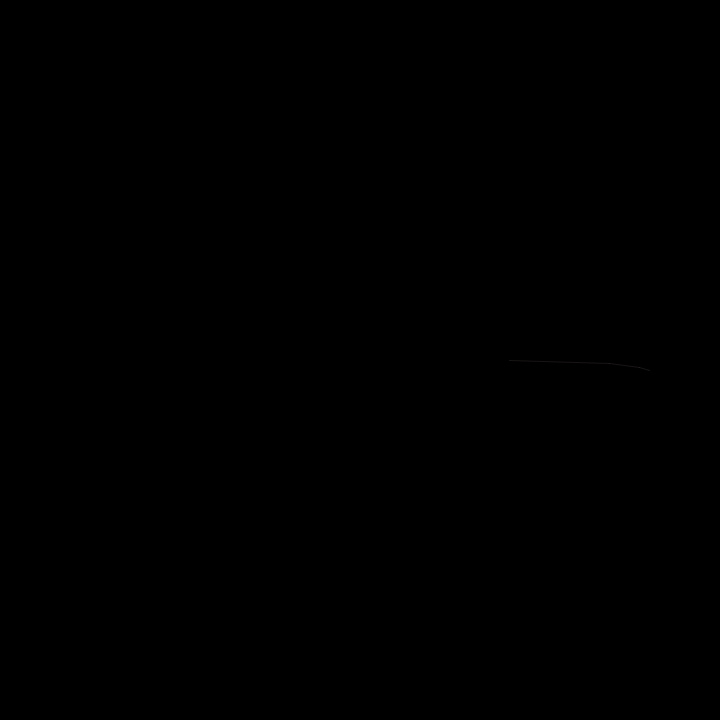
Frame 1 (no input)
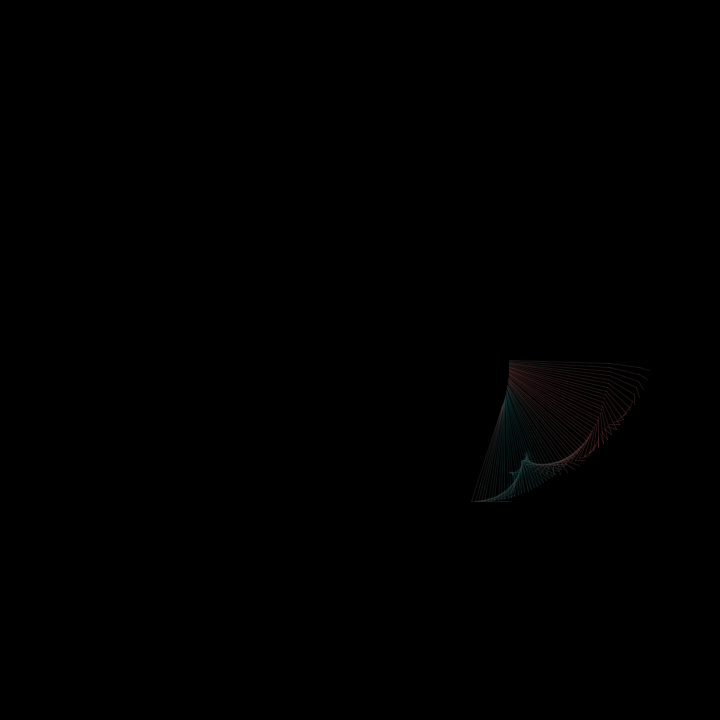
Frame 60 (the mouse pressed at the canvas centre just before this capture)
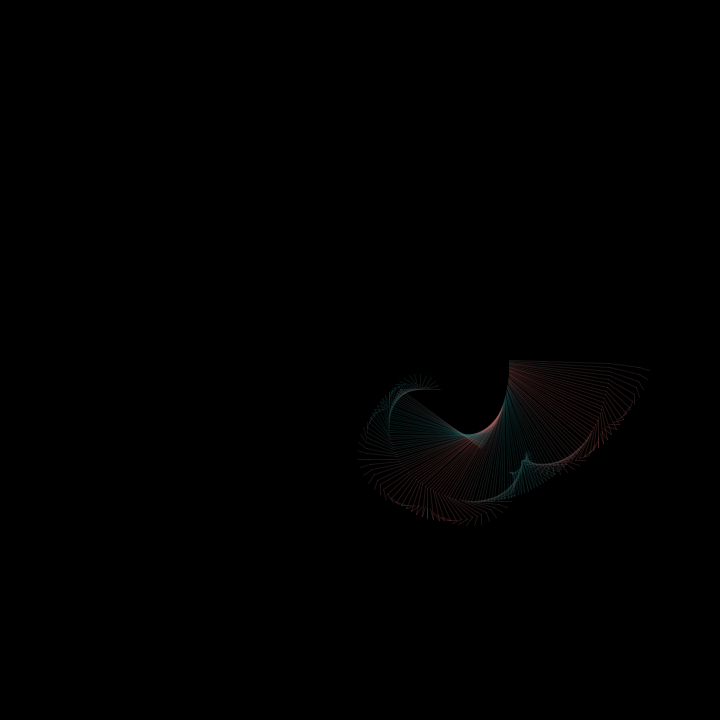
Frame 120 (the mouse held since frame 60 and released just before this capture)

The Processing sketch that drew these frames (run headless with seeded random() and noise(); from frame 60 on, the mouse is pressed at the canvas centre):

// Processing sketch: processing_178948
// ── processing_178948.pde

/**
 * SKETCH BASE PER ESERCITAZIONE 7
 * Corso di Computer Graphic 2013/14 prof. A. Belluscio
 *
 * Intervenire nelle parti contrassegnate con //++
 * seguendo le indicazioni riportate in:
 * http://www.exframes.net/cgbrera/lezioni/2013/grafica-computazionale
 */

//++ Modificare gli otto parametri seguenti

float raggio1 = 150;  // lunghezza del 1° segmento 
float raggio2 = 100;   // lunghezza del 2° segmento
float raggio3 = 30;   // lunghezza del 3° segmento
float raggio4 = 10;   // lunghezza del 4° segmento

float passoAngolo1 = PI/600;  // velocita' di rotazione del 1° segmento
float passoAngolo2 = PI/100;  // velocita' di rotazione del 2° segmento
float passoAngolo3 = PI/30;   // velocita' di rotazione del 3° segmento
float passoAngolo4 = PI/10;    // velocita' di rotazione del 4° segmento
 
 color arancione = color(30, 100, 100);
color azzurro = color(200,100,100);


void setup()
{
  size(720,720);
  stroke(0,40);
  background(0);
}

void draw () 
{
  // Centro dell'area di visualizzazione
  float c0x = 360;
  float c0y = 360;
  
  // Calcola l'estremita' finale del 1° segmento
  float angolo1 = frameCount*passoAngolo1;
  float c1x = c0x + cos(angolo1)*raggio1;
  float c1y = c0y + sin(angolo1)*raggio1;
  
  // Calcola l'estremita' finale del 2° segmento
  float angolo2 = frameCount*passoAngolo2;
  float c2x = c1x + cos(angolo2)*raggio2;
  float c2y = c1y + sin(angolo2)*raggio2;
  
  // Calcola l'estremita' finale del 3° segmento
  float angolo3 = frameCount*passoAngolo3;
  float c3x = c2x + cos(angolo3)*raggio3;
  float c3y = c2y + sin(angolo3)*raggio3;
  
  // Calcola l'estremita' finale del 4° segmento
  float angolo4 = frameCount*passoAngolo4;
  float c4x = c3x + cos(angolo4)*raggio4;
  float c4y = c3y + sin(angolo4)*raggio4;
  
  //++ Calcolare le coordinate cromatiche usando i valori 
  //   presenti o ricavati da altre funzioni non randomiche

  //++ Impostare il colore dei tre segmenti
  //   eventualmente con colori diversi
  
    
    color middlecolor = lerpColor (arancione, azzurro,  sin(angolo3)*0.5+0.5);
  stroke (middlecolor, 50);
  // Disegna il 2°, il 3° e il 4° segmento
  line(c1x,c1y, c2x,c2y);  
  line(c2x,c2y, c3x,c3y); 
  line(c3x,c3y, c4x,c4y);
}
